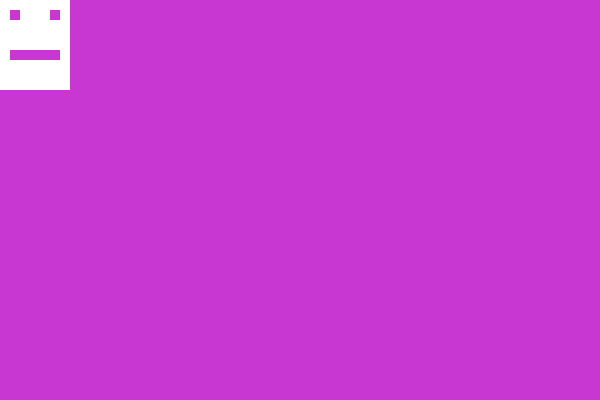
Frame 1 (no input)
Frame 60 (the mouse pressed at the canvas centre just before this capture): identical to frame 1, image omitted
Frame 120 (the mouse held since frame 60 and released just before this capture): identical to frame 1, image omitted

The Processing sketch that drew this single still picture (run headless with seeded random() and noise(); from frame 60 on, the mouse is pressed at the canvas centre):

// Processing sketch: processing_55293
// ── processing_55293.pde

int x = 0;
int y = 0;

void setup() {
  size(600, 400);
}

void draw() {
  background(200,55,209);
  fill(255);
  noStroke();
  rect(x, y, 70, 90);
  fill(200,55,209);
  rect(x + 10, y + 10, 10, 10);
  rect(x + 50, y + 10, 10, 10);
  rect(x + 10, y +50, 50, 10);
}

void keyPressed() {
  if (key == 'd')
  x = x + 5;
  if (key == 'f')
  x = x - 5;
  if (key == 'v')
  y = y + 5;
  if (key == 'z')
  y = y - 5;
  
}
